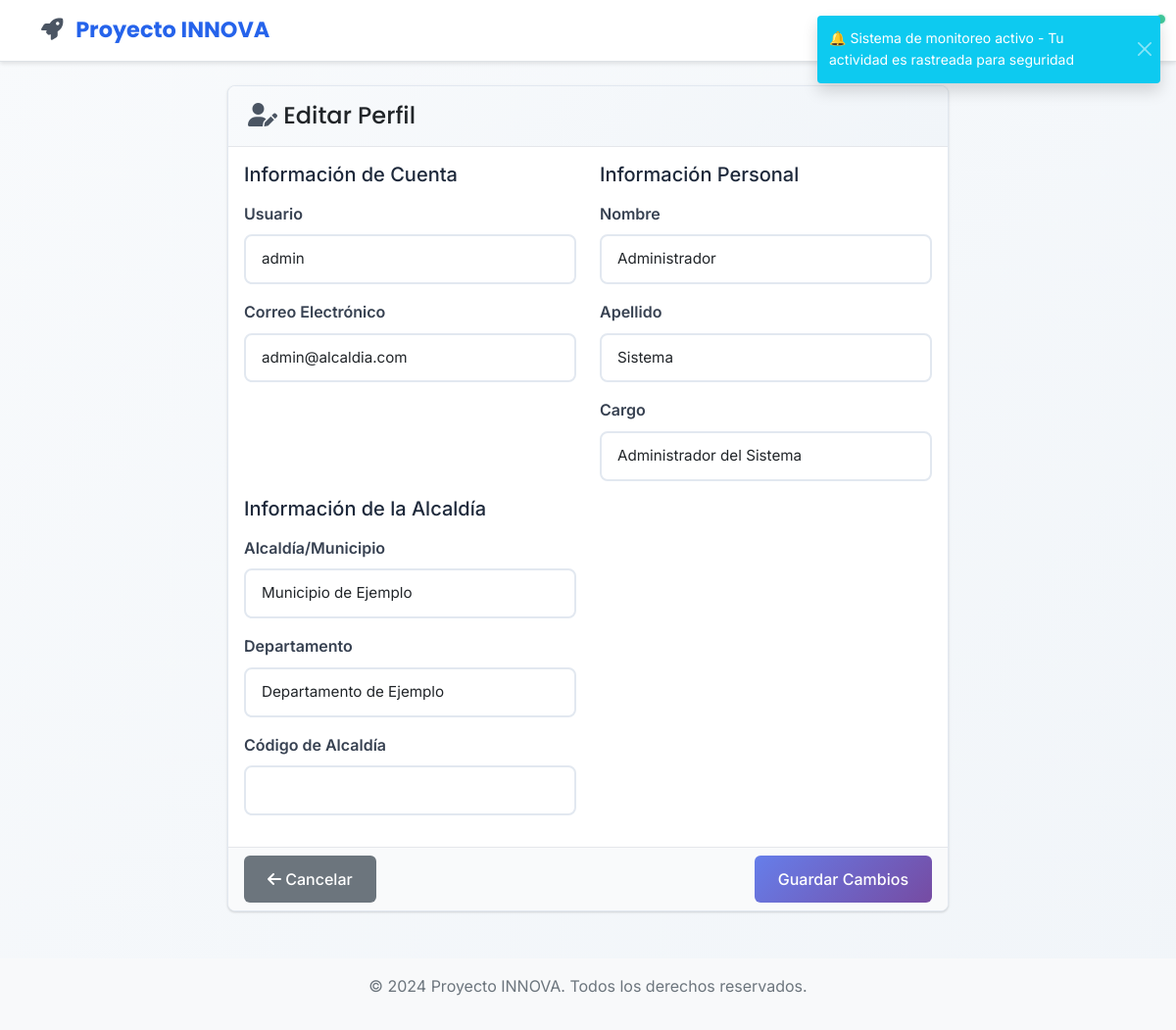
/profile/edit (signed in), run on the app's committed database.
### app/models/user.py (models this page shows, shortened)
class User(UserMixin, db.Model):
    __tablename__ = 'users'
    id = db.Column(db.Integer, primary_key=True)
    username = db.Column(db.String(64), unique=True, nullable=False, index=True)
    email = db.Column(db.String(120), unique=True, nullable=False, index=True)
    password_hash = db.Column(db.String(256), nullable=False)
    first_name = db.Column(db.String(64), nullable=False)
    last_name = db.Column(db.String(64), nullable=False)
    position = db.Column(db.String(100))  # Cargo en la alcaldía
    municipality = db.Column(db.String(100), nullable=False)  # Nombre de la alcaldía
    department = db.Column(db.String(100), nullable=False)  # Departamento/Estado
    municipality_code = db.Column(db.String(20))  # Código único de la alcaldía
    is_active = db.Column(db.Boolean, default=True)
    created_at = db.Column(db.DateTime, default=datetime.utcnow)
    updated_at = db.Column(db.DateTime, default=datetime.utcnow, onupdate=datetime.utcnow)
    last_login = db.Column(db.DateTime)
    legacy_role = db.Column(db.String(20), default='viewer')  # Mantener para compatibilidad
    active_roles = db.relationship('UserRole',
                                 foreign_keys='UserRole.user_id',
                                 lazy=True,
                                 primaryjoin="and_(User.id==UserRole.user_id, UserRole.is_active==True)")
    user_roles = db.relationship('UserRole',
                               foreign_keys='UserRole.user_id',
                               lazy=True,
                               overlaps="active_roles")
    @property
    def password(self):
        raise AttributeError('La contraseña no es un atributo legible')
    @property
    def role(self):
        return self.legacy_role
    def is_admin(self):
        if self.active_roles:
            admin_names = ['admin', 'administrador']
            return any(ur.role.name.lower() in admin_names for ur in self.active_roles)
        return self.legacy_role == 'admin'

### app/views/main.py (the view, shortened to what this page needs)
@main_bp.route('/profile/edit', methods=['GET', 'POST'])
@login_required
def edit_profile():
    form = ProfileEditForm(
        original_username=current_user.username,
        original_email=current_user.email,
        obj=current_user
    )
    return render_template('main/edit_profile.html', title='Editar Perfil', form=form)

### app/templates/main/edit_profile.html (shortened to what this page needs)
{% extends "base.html" %}
{% block content %}
<div class="row">
    <div class="col-md-8 mx-auto">
        <div class="card profile-form">
            <div class="card-header">
                <h4 class="mb-0 text-dark fw-semibold">
                    <i class="fas fa-user-edit text-secondary"></i> Editar Perfil
                </h4>
            </div>
            <div class="card-body">
                <form method="POST" novalidate>
                    <div class="row">
                        <div class="col-md-6">
                            <h5 class="mb-3">Información de Cuenta</h5>
                            <div class="mb-3">
                                {{ form.username.label(class="form-label") }}
                                {{ form.username(class="form-control" + (" is-invalid" if form.username.errors else "")) }}
                            </div>
                            <div class="mb-3">
                                {{ form.email.label(class="form-label") }}
                                {{ form.email(class="form-control" + (" is-invalid" if form.email.errors else "")) }}
                            </div>
                        </div>
                        <div class="col-md-6">
                            <h5 class="mb-3">Información Personal</h5>
                            <div class="mb-3">
                                {{ form.first_name.label(class="form-label") }}
                                {{ form.first_name(class="form-control" + (" is-invalid" if form.first_name.errors else "")) }}
                            </div>
                            <div class="mb-3">
                                {{ form.last_name.label(class="form-label") }}
                                {{ form.last_name(class="form-control" + (" is-invalid" if form.last_name.errors else "")) }}
                            </div>
                            <div class="mb-3">
                                {{ form.position.label(class="form-label") }}
                                {{ form.position(class="form-control" + (" is-invalid" if form.position.errors else "")) }}
                            </div>
                        </div>
                    </div>
                    <div class="row">
                        <div class="col-md-6">
                            <h5 class="mb-3">Información de la Alcaldía</h5>
                            <div class="mb-3">
                                {{ form.municipality.label(class="form-label") }}
                                {{ form.municipality(class="form-control" + (" is-invalid" if form.municipality.errors else "")) }}
                            </div>
                            <div class="mb-3">
                                {{ form.department.label(class="form-label") }}
                                {{ form.department(class="form-control" + (" is-invalid" if form.department.errors else "")) }}
                            </div>
                            <div class="mb-3">
                                {{ form.municipality_code.label(class="form-label") }}
                                {{ form.municipality_code(class="form-control" + (" is-invalid" if form.municipality_code.errors else "")) }}
                            </div>
                        </div>
                    </div>
                </div>
                <div class="card-footer">
                    <div class="d-flex justify-content-between">
                        <a href="{{ url_for('main.profile') }}" class="btn btn-secondary">
                            <i class="fas fa-arrow-left"></i> Cancelar
                        </a>
                        {{ form.submit(class="btn btn-primary") }}
                    </div>
                </div>
            </div>
    </div>
</div>
{% endblock %}

### app/static/css/style.css (style rules this page uses)
:root { --primary-color: #2563eb; --primary-dark: #1d4ed8; --primary-light: #3b82f6; --secondary-color: #64748b; --success-color: #10b981; --warning-color: #f59e0b; --danger-color: #ef4444; --info-color: #06b6d4; --bg-primary: #ffffff; --bg-secondary: #f8fafc; --bg-tertiary: #f1f5f9; --bg-gradient: linear-gradient(135deg, #667eea 0%, #764ba2 100%); --text-primary: #1e293b; --text-secondary: #64748b; --text-muted: #94a3b8; --border-color: #e2e8f0; --shadow: 0 1px 3px 0 rgba(0, 0, 0, 0.1), 0 1px 2px 0 rgba(0, 0, 0, 0.06); --shadow-lg: 0 10px 15px -3px rgba(0, 0, 0, 0.1), 0 4px 6px -2px rgba(0, 0, 0, 0.05); --border-radius: 8px; --border-radius-lg: 12px; }
body { background: linear-gradient(135deg, #f8fafc 0%, #f1f5f9 100%); min-height: 100vh; font-family: 'Inter', -apple-system, BlinkMacSystemFont, 'Segoe UI', Roboto, sans-serif; color: var(--text-primary); line-height: 1.6; }
.card { border: 1px solid var(--border-color); border-radius: var(--border-radius); box-shadow: var(--shadow); background: var(--bg-primary); transition: all 0.3s ease; overflow: hidden; }
.card-header { background: var(--primary-color); color: white; border: none; font-family: 'Poppins', sans-serif; font-weight: 600; padding: 1rem 1.25rem; }
.card-body { background: var(--bg-primary); }
.btn { border-radius: var(--border-radius); font-family: 'Inter', sans-serif; font-weight: 500; padding: 0.625rem 1.25rem; transition: all 0.2s ease; border: none; position: relative; overflow: hidden; }
.btn-primary { background: var(--primary-color); color: white; }
.form-control { border-radius: var(--border-radius); border: 2px solid var(--border-color); background: var(--bg-primary); font-family: 'Inter', sans-serif; font-size: 0.95rem; padding: 0.75rem 1rem; transition: all 0.3s cubic-bezier(0.4, 0, 0.2, 1); }
.form-label { font-family: 'Inter', sans-serif; font-weight: 600; color: var(--text-primary); margin-bottom: 0.5rem; }
.btn-primary { background: linear-gradient(135deg, #667eea 0%, #764ba2 100%); color: white; position: relative; overflow: hidden; }
.btn-primary::before { content: ''; position: absolute; top: 0; left: -100%; width: 100%; height: 100%; background: linear-gradient(90deg, transparent, rgba(255, 255, 255, 0.2), transparent); transition: left 0.5s; }
.card-header { background: linear-gradient(135deg, #667eea 0%, #764ba2 100%); color: white; border: none; font-family: 'Poppins', sans-serif; font-weight: 600; padding: 1rem 1.25rem; position: relative; overflow: hidden; }
.card-header::before { content: ''; position: absolute; top: 0; left: -100%; width: 100%; height: 100%; background: linear-gradient(90deg, transparent, rgba(255, 255, 255, 0.1), transparent); transition: left 0.7s; }
.text-secondary { color: #4b5563 !important; }
.profile-form .form-label { font-weight: 600; color: #374151; margin-bottom: 0.5rem; }
.profile-form .card-header { background: linear-gradient(135deg, #f8fafc 0%, #f1f5f9 100%); border-bottom: 1px solid #e5e7eb; }
.profile-form .card-footer { background: #f9fafb; border-top: 1px solid #e5e7eb; }
.profile-form .btn { font-weight: 500; padding: 0.75rem 1.5rem; border-radius: 6px; transition: all 0.2s ease; }

### data on the page
User: username "admin", email "admin@alcaldia.com", first_name "Administrador", last_name "Sistema", position "Administrador del Sistema", municipality "Municipio de Ejemplo", department "Departamento de Ejemplo"
